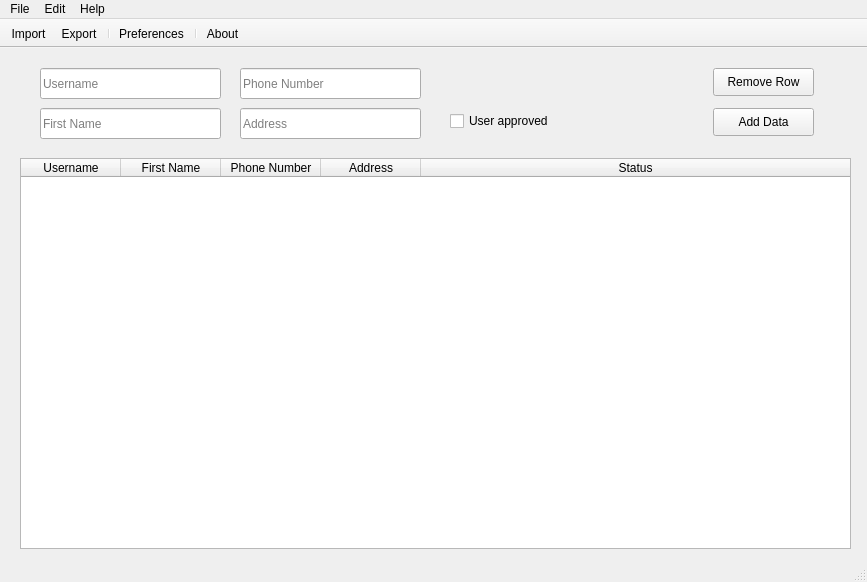
<?xml version="1.0" encoding="UTF-8"?>
<ui version="4.0">
 <class>mainWindow</class>
 <widget class="QMainWindow" name="mainWindow">
  <property name="geometry">
   <rect>
    <x>0</x>
    <y>0</y>
    <width>867</width>
    <height>582</height>
   </rect>
  </property>
  <property name="windowTitle">
   <string>Python Data Manager</string>
  </property>
  <widget class="QWidget" name="centralwidget">
   <widget class="QLineEdit" name="userName">
    <property name="geometry">
     <rect>
      <x>40</x>
      <y>20</y>
      <width>181</width>
      <height>31</height>
     </rect>
    </property>
    <property name="placeholderText">
     <string>Username</string>
    </property>
   </widget>
   <widget class="QLineEdit" name="firstName">
    <property name="geometry">
     <rect>
      <x>40</x>
      <y>60</y>
      <width>181</width>
      <height>31</height>
     </rect>
    </property>
    <property name="placeholderText">
     <string>First Name</string>
    </property>
   </widget>
   <widget class="QLineEdit" name="phoneNumber">
    <property name="geometry">
     <rect>
      <x>240</x>
      <y>20</y>
      <width>181</width>
      <height>31</height>
     </rect>
    </property>
    <property name="placeholderText">
     <string>Phone Number</string>
    </property>
   </widget>
   <widget class="QLineEdit" name="address">
    <property name="geometry">
     <rect>
      <x>240</x>
      <y>60</y>
      <width>181</width>
      <height>31</height>
     </rect>
    </property>
    <property name="placeholderText">
     <string>Address</string>
    </property>
   </widget>
   <widget class="QTableWidget" name="mainTable">
    <property name="geometry">
     <rect>
      <x>20</x>
      <y>110</y>
      <width>831</width>
      <height>391</height>
     </rect>
    </property>
    <attribute name="horizontalHeaderVisible">
     <bool>true</bool>
    </attribute>
    <attribute name="horizontalHeaderStretchLastSection">
     <bool>true</bool>
    </attribute>
    <column>
     <property name="text">
      <string>Username</string>
     </property>
    </column>
    <column>
     <property name="text">
      <string>First Name</string>
     </property>
    </column>
    <column>
     <property name="text">
      <string>Phone Number</string>
     </property>
    </column>
    <column>
     <property name="text">
      <string>Address</string>
     </property>
    </column>
    <column>
     <property name="text">
      <string>Status</string>
     </property>
    </column>
   </widget>
   <widget class="QPushButton" name="removeRow">
    <property name="geometry">
     <rect>
      <x>713</x>
      <y>20</y>
      <width>101</width>
      <height>28</height>
     </rect>
    </property>
    <property name="text">
     <string>Remove Row</string>
    </property>
   </widget>
   <widget class="QPushButton" name="addData">
    <property name="geometry">
     <rect>
      <x>713</x>
      <y>60</y>
      <width>101</width>
      <height>28</height>
     </rect>
    </property>
    <property name="text">
     <string>Add Data</string>
    </property>
   </widget>
   <widget class="QCheckBox" name="approved">
    <property name="geometry">
     <rect>
      <x>450</x>
      <y>60</y>
      <width>141</width>
      <height>26</height>
     </rect>
    </property>
    <property name="text">
     <string>User approved</string>
    </property>
   </widget>
  </widget>
  <widget class="QMenuBar" name="mainMenubar">
   <property name="geometry">
    <rect>
     <x>0</x>
     <y>0</y>
     <width>867</width>
     <height>25</height>
    </rect>
   </property>
   <widget class="QMenu" name="menuFile">
    <property name="title">
     <string>File</string>
    </property>
    <addaction name="actionExport"/>
    <addaction name="actionImport"/>
    <addaction name="separator"/>
    <addaction name="actionExit"/>
   </widget>
   <widget class="QMenu" name="menuEdit">
    <property name="title">
     <string>Edit</string>
    </property>
    <addaction name="actionPreferences"/>
   </widget>
   <widget class="QMenu" name="menuHelp">
    <property name="title">
     <string>Help</string>
    </property>
    <addaction name="actionAbout"/>
   </widget>
   <addaction name="menuFile"/>
   <addaction name="menuEdit"/>
   <addaction name="menuHelp"/>
  </widget>
  <widget class="QStatusBar" name="mainStatusbar"/>
  <widget class="QToolBar" name="mainToolbar">
   <property name="windowTitle">
    <string>toolBar</string>
   </property>
   <property name="movable">
    <bool>false</bool>
   </property>
   <attribute name="toolBarArea">
    <enum>TopToolBarArea</enum>
   </attribute>
   <attribute name="toolBarBreak">
    <bool>false</bool>
   </attribute>
   <addaction name="actionImport"/>
   <addaction name="actionExport"/>
   <addaction name="separator"/>
   <addaction name="actionPreferences"/>
   <addaction name="separator"/>
   <addaction name="actionAbout"/>
  </widget>
  <action name="actionExport">
   <property name="text">
    <string>Export</string>
   </property>
  </action>
  <action name="actionImport">
   <property name="text">
    <string>Import</string>
   </property>
  </action>
  <action name="actionExit">
   <property name="text">
    <string>Exit</string>
   </property>
  </action>
  <action name="actionPreferences">
   <property name="text">
    <string>Preferences</string>
   </property>
  </action>
  <action name="actionAbout">
   <property name="text">
    <string>About</string>
   </property>
  </action>
 </widget>
 <resources/>
 <connections/>
</ui>
